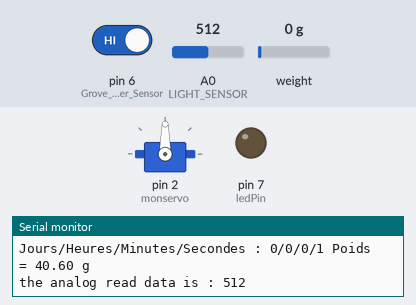
Recording of a sketch running on a simulated Arduino Uno, built with avr-gcc and run on an emulated ATmega328P. Shown: servo, output pins drawn as LEDs (lit = HIGH), the last lines printed to the serial monitor. Inputs (shaded band) come from the test bench; at power-on: pin 6 (Grove_Water_Sensor) HIGH, A0 (LIGHT_SENSOR) = 512, weight on the scale 0 g. Storage starts empty.

Above: at 2.2 s.
2.3 s: pin 6 (Grove_Water_Sensor) driven LOW
At 4.7 s:
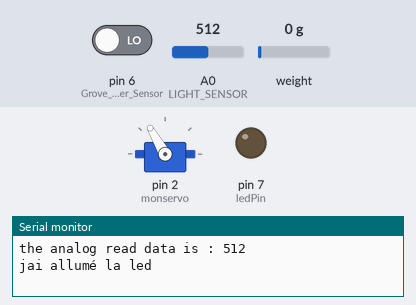
9.7 s: pin 6 (Grove_Water_Sensor) driven HIGH
At 13.2 s:
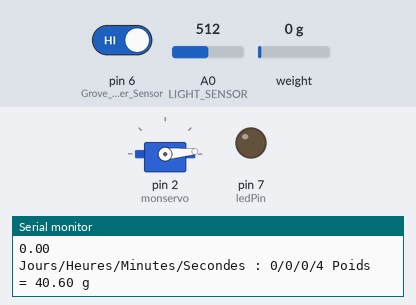
18.1 s: A0 (LIGHT_SENSOR) set to 207
20.4 s: A0 (LIGHT_SENSOR) set to 184
22.7 s: A0 (LIGHT_SENSOR) set to 210
At 25.0 s:
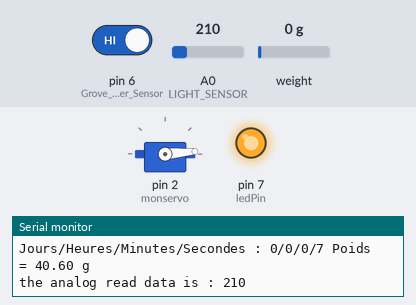
31.1 s: A0 (LIGHT_SENSOR) set to 190
At 32.2 s:
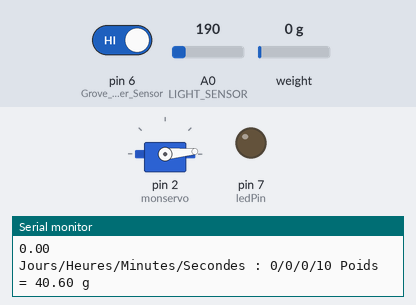
Timing chart, 0 to 34.1 s (numbered marks = the images above; inputs shaded):
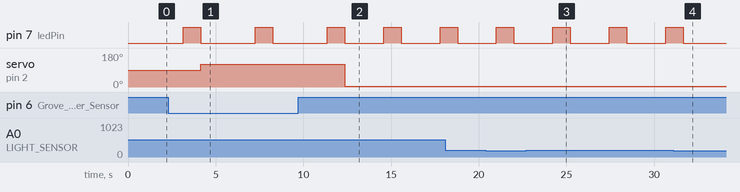

The sketch:

Samson-Serafin.ino
```cpp
#include <HX711.h> // programme poids
#include <SD.h> // Carte SD
#include <SPI.h> // Carte SD

#include <math.h> // Programme Lumière
#include <Servo.h> //Servomoteur

#define Grove_Water_Sensor 6 //Attache le capteur d'eau au pin 6
Servo monservo; // création de l'objet pour controler le servo
#define LIGHT_SENSOR A0
const int ledPin=7; // Lumière
//pour la carte SD :
File monFichier;
HX711 cell(3,2);

void setup() {
  Serial.begin(9600);
  monservo.attach(2); //utilise la broche 2 pour le controle du servo
  pinMode(Grove_Water_Sensor, INPUT); // le capteur d'eau est un input (une entree)
  pinMode(ledPin,OUTPUT);// Programme Lumière

///////////////////////////////////////////////////////
//PROGRAMME CARTE SD ET POIDS
  Serial.println("Initialisation de la carte SD ..!");
  if (!SD.begin(4)){
     Serial.println("L'initialisation de la carte SD a echoue !");
     return;}
  //quand c'est ok :
  Serial.println("L'initialisation de la carte SD a réussie !");
  /////on supprime l'ancien fichier :
  if(SD.exists("poids.txt")) {
    SD.remove("poids.txt");}
  //fait une pause de 1 seconde (= 1000ms)
  delay(1000);

}


float val = 0;
int count = 0;
float moy = 0;
float a = 0;
int j = 0; //Variable qui compte le nombre de jour depuis la mise en route du système
int h = 0; //Variable qui compte les heures
int m = 0;  //Variable qui compte les minutes
int s = 0; //Variable qui compte les secondes


void loop() {

  ///////////////////////////////////////////////
  //PROGRAMME CARTE SD ET POIDS
  count = count + 1;
  s=s+1;
  if(s==60){
    s=0;
    m=m+1;
  if (m==60){
    m=0;
    h = h+1;
  if (h==24){
      h=0;
      j=j+1;}
  }}
/* a = a + cell.read();
  moy = a/count;
  val = moy;*/
  //val = cell.read();
  val=cell.get_value(1);
  //val = (val +73819)/15456.0f *8.5;
  //affiche les valeurs et le temps correspondant :
  Serial.println(val);
  Serial.print("Jours/Heures/Minutes/Secondes : ");
  Serial.print(j);
  Serial.print("/");
  Serial.print(h);
  Serial.print("/");
  Serial.print(m);
  Serial.print("/");
  Serial.print(s);
  Serial.print(" Poids = ");
  Serial.print((val +73819)/15456.0f *8.5);
  Serial.println(" g ");

  delay (1000);

  // zero = -73819
  // 15456.0f
  //ecrit dans la carte SD :
  monFichier = SD.open("poids.txt", FILE_WRITE);//ouvre le fichier de la carte SD avec le nom
  if (monFichier) {
    //si le fichier a bien été ouvert :
    monFichier.print("Jours/Heures/Minutes : ");
    monFichier.print(j);
    monFichier.print("/");
    monFichier.print(h);
    monFichier.print("/");
    monFichier.print(m);
    monFichier.print(" Poids = ");
    monFichier.print((val +73819)/15456.0f *8.5);
    monFichier.println(" g ");
    monFichier.close();}

  else {
    Serial.println("Erreur lors de l'ouverture de poids.txt");}


//////////////////////////////////////
//PROGRAMME LUMINOSITE ET LED
  int sensorValue= analogRead(LIGHT_SENSOR);
  Serial.print("the analog read data is : ");
  Serial.println(sensorValue);
  delay(1000);
  if (((val +73819)/15456.0f *8.5)< 5){
    //Si le poids des graines est inférieur à 5g alors la led doit s'allumer
    digitalWrite(7,HIGH);}
  else {
    if (sensorValue>200){
      //Si le capteur de lumiere capte de la lumiere alors la led doit clignoter
      digitalWrite(7,HIGH);
      delay(1000);
      digitalWrite(7,LOW);}
    else {
      // Si le capteur de lumiere ne capte pas de lumiere cela signifie que les graines recouvrent le capteur et donc la led doit etre éteinte
      digitalWrite(7,LOW);
      delay (1000);}}
  Serial.println("jai allumé la led" );

////////////////////////////////////////
//PROGRAMME EAU ET SERVOMOTEUR
  // Si le capteur detecte l'eau :
  if (digitalRead(Grove_Water_Sensor)==LOW) {
    monservo.write(120);
    delay(1000);}

  //Si le capteur ne detecte pas l'eau :
  if (digitalRead(Grove_Water_Sensor)==HIGH) {
    monservo.write(5);
    delay(100);}
}
```

Measured:
- after the input at 2.3 s, pin 7 (ledPin): LOW → HIGH after 5.0 s, → LOW 1.0 s later; servo on pin 2 (monservo): 90° → 120° after 1.8 s
- after the input at 9.7 s, servo on pin 2 (monservo): 120° → 5° after 2.7 s
- after the input at 22.7 s, pin 7 (ledPin): alternates HIGH for 1.0 s and LOW for 2.2 s, starting after 1.5 s
- after the input at 31.1 s, pin 7 (ledPin): goes on until 31.7 s, then stays LOW
